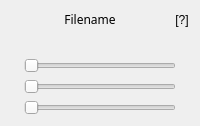
                    <widget class="QWidget" name="tab_depth_threshs_fg_mask">
                     <attribute name="title">
                      <string>Mask Thresholds</string>
                     </attribute>
                     <layout class="QGridLayout" name="gridLayout_38">
                      <item row="0" column="0">
                       <layout class="QGridLayout" name="grid_depth_threshs_fg_mask" rowstretch="0,1,0">
                        <item row="0" column="0">
                         <layout class="QHBoxLayout" name="horizontalLayout_20" stretch="1,0">
                          <item>
                           <widget class="QLabel" name="label_depth_threshs_filename_fg_mask">
                            <property name="font">
                             <font>
                              <family>Al Bayan</family>
                             </font>
                            </property>
                            <property name="text">
                             <string>Filename</string>
                            </property>
                            <property name="alignment">
                             <set>Qt::AlignCenter</set>
                            </property>
                           </widget>
                          </item>
                          <item>
                           <widget class="QLabel" name="label_depth_threshs_tooltip_fg_mask">
                            <property name="text">
                             <string>[?]</string>
                            </property>
                            <property name="alignment">
                             <set>Qt::AlignCenter</set>
                            </property>
                           </widget>
                          </item>
                         </layout>
                        </item>
                        <item row="1" column="0">
                         <widget class="ImageWidget" name="w_depth_threshs_image_fg_mask" native="true">
                          <layout class="QGridLayout" name="gridLayout_105">
                           <item row="0" column="0">
                            <widget class="ImageViewer" name="w_depth_image_viewer_fg_mask" native="true"/>
                           </item>
                          </layout>
                         </widget>
                        </item>
                        <item row="2" column="0">
                         <layout class="QGridLayout" name="gridLayout_106">
                          <item row="0" column="0">
                           <widget class="QLabel" name="label_depth_threshs_1_name_fg_mask">
                            <property name="text">
                             <string/>
                            </property>
                           </widget>
                          </item>
                          <item row="0" column="1">
                           <widget class="QSlider" name="hs_depth_threshs_1_fg_mask">
                            <property name="orientation">
                             <enum>Qt::Horizontal</enum>
                            </property>
                           </widget>
                          </item>
                          <item row="0" column="2">
                           <widget class="QLabel" name="label_depth_threshs_1_fg_mask">
                            <property name="text">
                             <string/>
                            </property>
                           </widget>
                          </item>
                          <item row="1" column="0">
                           <widget class="QLabel" name="label_depth_threshs_2_name_fg_mask">
                            <property name="text">
                             <string/>
                            </property>
                           </widget>
                          </item>
                          <item row="1" column="1">
                           <widget class="QSlider" name="hs_depth_threshs_2_fg_mask">
                            <property name="orientation">
                             <enum>Qt::Horizontal</enum>
                            </property>
                           </widget>
                          </item>
                          <item row="1" column="2">
                           <widget class="QLabel" name="label_depth_threshs_2_fg_mask">
                            <property name="text">
                             <string/>
                            </property>
                           </widget>
                          </item>
                          <item row="2" column="0">
                           <widget class="QLabel" name="label_depth_threshs_3_name_fg_mask">
                            <property name="text">
                             <string/>
                            </property>
                           </widget>
                          </item>
                          <item row="2" column="1">
                           <widget class="QSlider" name="hs_depth_threshs_3_fg_mask">
                            <property name="orientation">
                             <enum>Qt::Horizontal</enum>
                            </property>
                           </widget>
                          </item>
                          <item row="2" column="2">
                           <widget class="QLabel" name="label_depth_threshs_3_fg_mask">
                            <property name="text">
                             <string/>
                            </property>
                           </widget>
                          </item>
                         </layout>
                        </item>
                       </layout>
                      </item>
                     </layout>
                    </widget>
